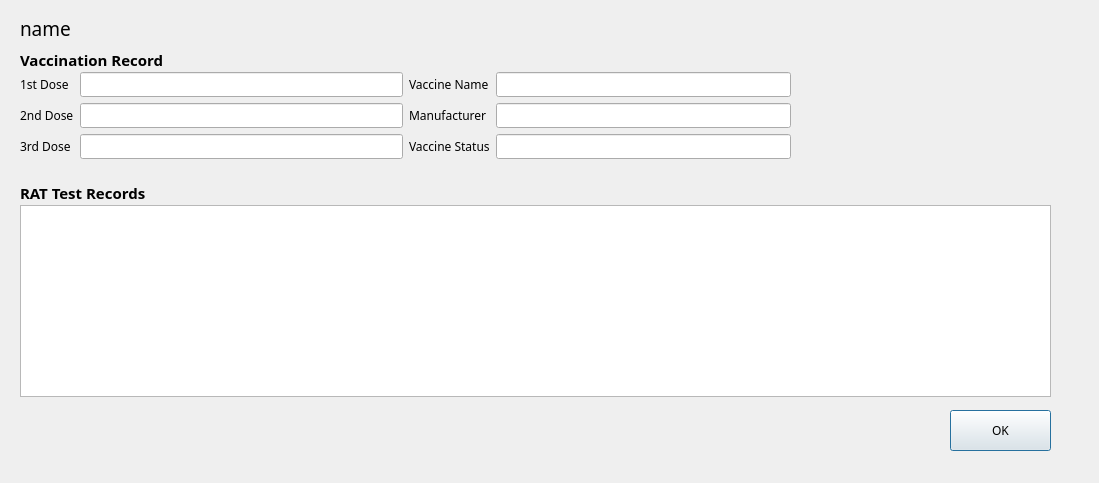
<?xml version="1.0" encoding="UTF-8"?>
<ui version="4.0">
 <class>UserRecords</class>
 <widget class="QDialog" name="UserRecords">
  <property name="geometry">
   <rect>
    <x>0</x>
    <y>0</y>
    <width>1099</width>
    <height>483</height>
   </rect>
  </property>
  <property name="windowTitle">
   <string>User COVID-19 Records</string>
  </property>
  <widget class="QLabel" name="label_name">
   <property name="geometry">
    <rect>
     <x>20</x>
     <y>20</y>
     <width>761</width>
     <height>16</height>
    </rect>
   </property>
   <property name="font">
    <font>
     <family>Raleway</family>
     <pointsize>14</pointsize>
    </font>
   </property>
   <property name="text">
    <string>name</string>
   </property>
  </widget>
  <widget class="QTableView" name="tableView">
   <property name="geometry">
    <rect>
     <x>20</x>
     <y>205</y>
     <width>1031</width>
     <height>192</height>
    </rect>
   </property>
   <property name="font">
    <font>
     <family>Raleway</family>
    </font>
   </property>
  </widget>
  <widget class="QLabel" name="label_5">
   <property name="geometry">
    <rect>
     <x>20</x>
     <y>52</y>
     <width>261</width>
     <height>16</height>
    </rect>
   </property>
   <property name="font">
    <font>
     <family>Raleway</family>
     <pointsize>11</pointsize>
     <bold>true</bold>
    </font>
   </property>
   <property name="text">
    <string>Vaccination Record</string>
   </property>
  </widget>
  <widget class="QLabel" name="label_6">
   <property name="geometry">
    <rect>
     <x>20</x>
     <y>185</y>
     <width>261</width>
     <height>16</height>
    </rect>
   </property>
   <property name="font">
    <font>
     <family>Raleway</family>
     <pointsize>11</pointsize>
     <bold>true</bold>
    </font>
   </property>
   <property name="text">
    <string>RAT Test Records</string>
   </property>
  </widget>
  <widget class="QPushButton" name="pushButton">
   <property name="geometry">
    <rect>
     <x>950</x>
     <y>410</y>
     <width>101</width>
     <height>41</height>
    </rect>
   </property>
   <property name="font">
    <font>
     <family>Raleway</family>
    </font>
   </property>
   <property name="text">
    <string>OK</string>
   </property>
  </widget>
  <widget class="QWidget" name="layoutWidget">
   <property name="geometry">
    <rect>
     <x>20</x>
     <y>72</y>
     <width>771</width>
     <height>107</height>
    </rect>
   </property>
   <property name="font">
    <font>
     <family>Raleway</family>
    </font>
   </property>
   <layout class="QHBoxLayout" name="horizontalLayout">
    <item>
     <layout class="QFormLayout" name="formLayout">
      <item row="0" column="0">
       <widget class="QLabel" name="label_2">
        <property name="font">
         <font>
          <family>Raleway</family>
         </font>
        </property>
        <property name="text">
         <string>1st Dose</string>
        </property>
       </widget>
      </item>
      <item row="0" column="1">
       <widget class="QLineEdit" name="lineEdit_dose1">
        <property name="font">
         <font>
          <family>Raleway</family>
         </font>
        </property>
        <property name="readOnly">
         <bool>true</bool>
        </property>
       </widget>
      </item>
      <item row="1" column="0">
       <widget class="QLabel" name="label_3">
        <property name="font">
         <font>
          <family>Raleway</family>
         </font>
        </property>
        <property name="text">
         <string>2nd Dose</string>
        </property>
       </widget>
      </item>
      <item row="1" column="1">
       <widget class="QLineEdit" name="lineEdit_dose2">
        <property name="font">
         <font>
          <family>Raleway</family>
         </font>
        </property>
        <property name="readOnly">
         <bool>true</bool>
        </property>
       </widget>
      </item>
      <item row="2" column="0">
       <widget class="QLabel" name="label_4">
        <property name="font">
         <font>
          <family>Raleway</family>
         </font>
        </property>
        <property name="text">
         <string>3rd Dose</string>
        </property>
       </widget>
      </item>
      <item row="2" column="1">
       <widget class="QLineEdit" name="lineEdit_dose3">
        <property name="font">
         <font>
          <family>Raleway</family>
         </font>
        </property>
        <property name="readOnly">
         <bool>true</bool>
        </property>
       </widget>
      </item>
     </layout>
    </item>
    <item>
     <layout class="QFormLayout" name="formLayout_2">
      <item row="0" column="0">
       <widget class="QLabel" name="label_7">
        <property name="font">
         <font>
          <family>Raleway</family>
         </font>
        </property>
        <property name="text">
         <string>Vaccine Name</string>
        </property>
       </widget>
      </item>
      <item row="0" column="1">
       <widget class="QLineEdit" name="lineEdit_vaccine_name">
        <property name="font">
         <font>
          <family>Raleway</family>
         </font>
        </property>
        <property name="readOnly">
         <bool>true</bool>
        </property>
       </widget>
      </item>
      <item row="1" column="0">
       <widget class="QLabel" name="label_8">
        <property name="font">
         <font>
          <family>Raleway</family>
         </font>
        </property>
        <property name="text">
         <string>Manufacturer</string>
        </property>
       </widget>
      </item>
      <item row="1" column="1">
       <widget class="QLineEdit" name="lineEdit_manufacturer">
        <property name="font">
         <font>
          <family>Raleway</family>
         </font>
        </property>
        <property name="readOnly">
         <bool>true</bool>
        </property>
       </widget>
      </item>
      <item row="2" column="0">
       <widget class="QLabel" name="label">
        <property name="text">
         <string>Vaccine Status</string>
        </property>
       </widget>
      </item>
      <item row="2" column="1">
       <widget class="QLineEdit" name="lineEdit_status">
        <property name="readOnly">
         <bool>true</bool>
        </property>
       </widget>
      </item>
     </layout>
    </item>
   </layout>
  </widget>
 </widget>
 <resources/>
 <connections/>
</ui>
